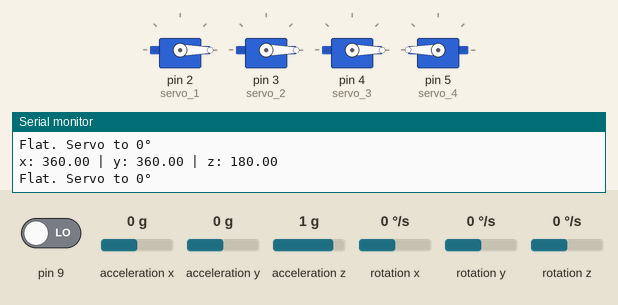
The sketch below on a simulated Arduino Uno, built with avr-gcc and run on an emulated ATmega328P. On the bench: 4 × servo, the last lines printed to the serial monitor. Wiring (inferred from the names in the program): MPU-6050 motion sensor at I2C address 0x68. The test bench sets the inputs (shaded band); at power-on: pin 9 LOW, acceleration x 0 g, acceleration y 0 g, acceleration z 1 g, rotation x 0 °/s, rotation y 0 °/s, rotation z 0 °/s.

Above: at 2.0 s.
2.1 s: pin 9 driven HIGH
At 3.6 s:
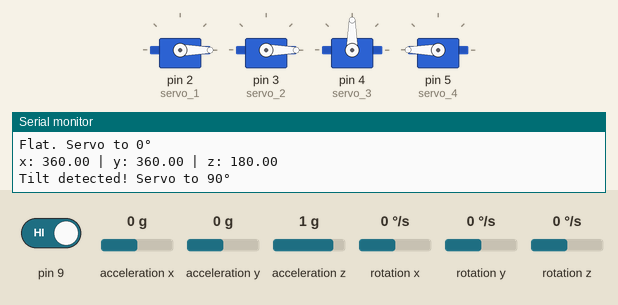
3.9 s: acceleration x set to -1.4 g
At 6.0 s:
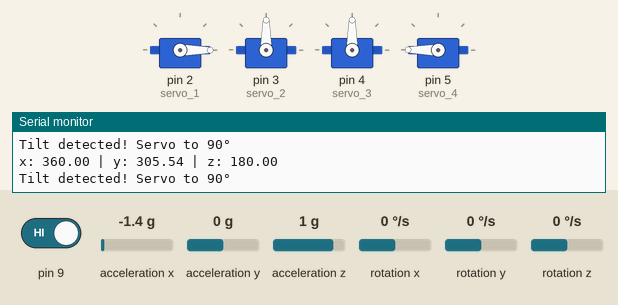
6.5 s: acceleration y set to -1.4 g
At 8.1 s:
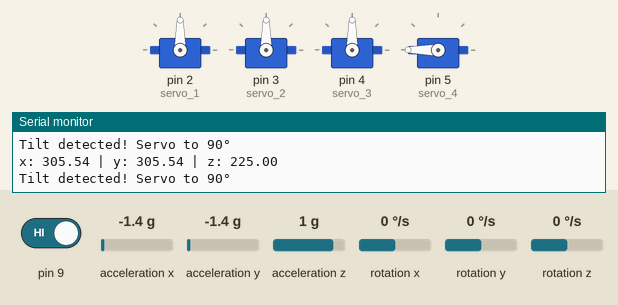
8.9 s: acceleration z set to 1.4 g
At 10.2 s:
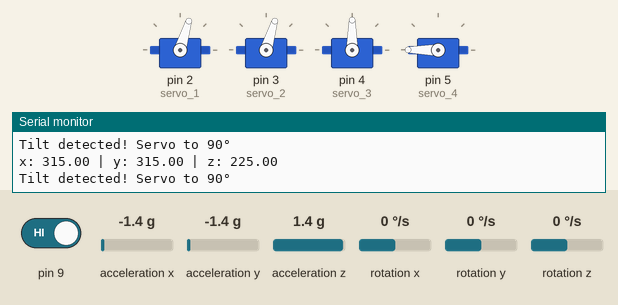
11.3 s: pin 9 driven LOW
At 13.2 s:
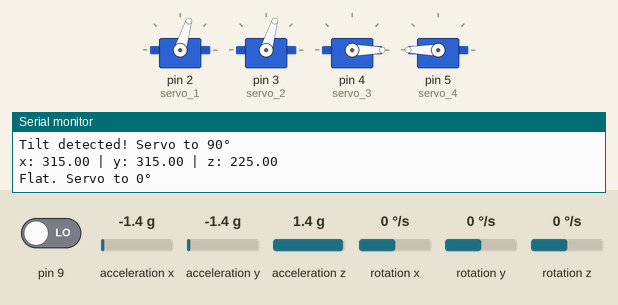
13.5 s: acceleration x set to -0.8 g
At 15.7 s:
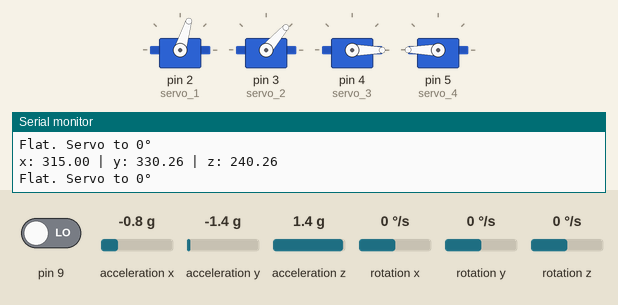
Timing chart, 0 to 17.1 s (numbered marks = the images above; inputs shaded):
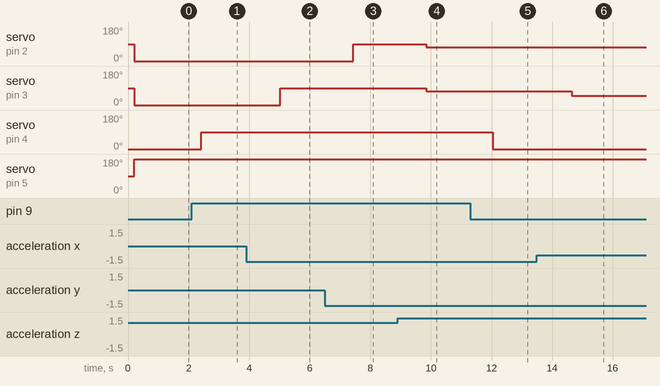

Measured:
- after the input at 2.1 s, servo on pin 4 (servo_3): 0° → 90° after 0.31 s
- after the input at 3.9 s, servo on pin 3 (servo_2): 0° → 90° after 1.1 s
- after the input at 6.5 s, servo on pin 2 (servo_1): 0° → 90° after 0.93 s
- after the input at 8.9 s, servo on pin 2 (servo_1), servo on pin 3 (servo_2): 90° → 73° after 0.94 s
- after the input at 11.3 s, servo on pin 4 (servo_3): 90° → 0° after 0.75 s
- after the input at 13.5 s, servo on pin 3 (servo_2): 73° → 49° after 1.2 s

The sketch:

Hand_Gesture_Controlled_Robotic_Arm_using_Arduino.ino
```cpp
#include <Wire.h>
#include <Servo.h>
#include <math.h>

Servo servo_1;
Servo servo_2;
Servo servo_3;
Servo servo_4;

const int MPU_addr = 0x68;
int16_t aX, aY, aZ;
double xAng, yAng, zAng;

void setup() {
  Serial.begin(9600);
  Wire.begin();

  Wire.beginTransmission(MPU_addr);
  Wire.write(0x6B);  // PWR_MGMT_1 register
  Wire.write(0);     // Wake up MPU6050
  Wire.endTransmission(true);

  servo_1.attach(2); // Forward/Reverse
  servo_2.attach(3); // Up/Down
  servo_3.attach(4); // Gripper
  servo_4.attach(5); // Left/Right
  pinMode(9,INPUT);
}

void loop() {
  Wire.beginTransmission(MPU_addr);
  Wire.write(0x3B); // Starting register for accelerometer
  Wire.endTransmission(false);
  Wire.requestFrom(MPU_addr, 14, true);

  aX = Wire.read() << 8 | Wire.read();
  aY = Wire.read() << 8 | Wire.read();
  aZ = Wire.read() << 8 | Wire.read();

  // Calculate angles in degrees
  xAng = atan2(-aY, -aZ) * 180 / PI + 180;
  yAng = atan2(-aX, -aZ) * 180 / PI + 180;
  zAng = atan2(-aY, -aX) * 180 / PI + 180;

  Serial.print("x: "); Serial.print(xAng);
  Serial.print(" | y: "); Serial.print(yAng);
  Serial.print(" | z: "); Serial.println(zAng);

  // Gripper using flex sensor
    int tiltState = digitalRead(9);

  if (tiltState == HIGH) {
    Serial.println("Tilt detected! Servo to 90°");
    servo_3.write(90);       // Move servo to 90 degrees
  } else {
    Serial.println("Flat. Servo to 0°");
    servo_3.write(0);        // Move servo to 0 degrees
  }

  delay(200);

  // Forward/Reverse (servo_1)
  if (xAng >= 0 && xAng <= 180) {
    servo_1.write(map(xAng, 0, 60, 0, 90));
  } else if (xAng >= 300 && xAng <= 360) {
    servo_1.write(map(xAng, 360, 250, 0, 180));
  }

  // Up/Down (servo_2)
  if (yAng >= 0 && yAng <= 180) {
    servo_2.write(map(yAng, 0, 60, 0, 90));
  } else if (yAng >= 300 && yAng <= 360) {
    servo_2.write(map(yAng, 360, 250, 0, 180));
  }

  // Left/Right (servo_4)
  if (zAng >= 0 && zAng <= 180) {
    servo_4.write(map(zAng, 0, 60, 90, 180));
  } else if (zAng >= 300 && zAng <= 360) {
    servo_4.write(map(zAng, 360, 300, 90, 0));
  }

  delay(1000);
}
```
